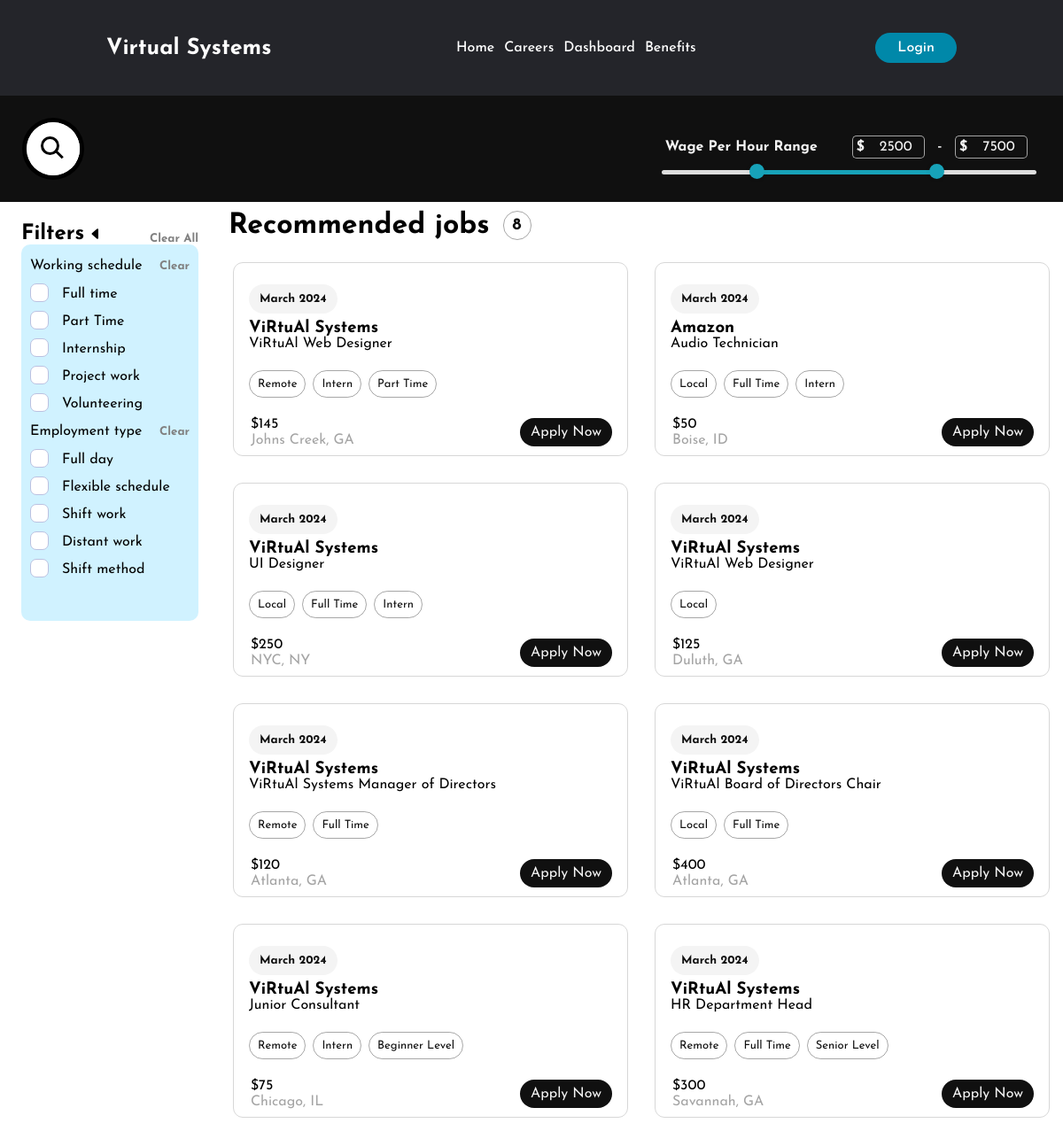
The app's page /careers/ with its own data.
### careers/models.py (models this page shows, shortened)
class Job(models.Model):
    id = models.AutoField(primary_key=True)
    jobTitle = models.CharField(max_length=50)
    tags = models.ManyToManyField(Tag)
    hourlyWage = models.IntegerField()
    city = models.CharField(max_length=20)
    state = models.CharField(max_length=2)
    description = models.TextField()
    jobCompany = models.CharField(max_length=50)

class Tag(models.Model):
    name = models.CharField(max_length=200, null=True)

### careers/views.py (the view)
# urls.py: path('careers/', include("careers.urls")),
def careers(request):
    jobs = Job.objects.all()
    my_pix = ["mesh1.png", "mesh2.png", "mesh3.png", "mesh4.png"]
    chosen_image = random.choice(my_pix)
    image_url = f"/static/{chosen_image}"
    print(image_url)
    context = {'image_url': image_url,
                "jobs": jobs,
               "count": jobs.count()}
    return render(request, "NEWCareers.html", context)

### careers/templates/NEWCareers.html (shortened to what this page needs)
<!DOCTYPE html>
<html>
  <head>
    {% load static %}
    <link href="{% static 'NEWCareers.css' %}" rel="stylesheet" type="text/css" />
  </head>
  <header>
    <a href="/">
      <h1 class="logo">Virtual Systems</h1>
  </a>
    <nav>
      <ul class="nav__links">
        <li><a href="/">Home</a></li>
        <li><a href="/careers/">Careers</a></li>
        <li><a href="/dashboard/">Dashboard</a></li>
        <li><a href="/benefits">Benefits</a></li>
      </ul>
    </nav>
    <a class="Login" href="/login/"><button id="nav_button">Login</button></a>
  </header>
  <div class="careersHeader">
    <div class="search">
      <div class="icon"></div>
    </div>
    <div class="salaryFilter">
      <div class="price-input">
        <h4 id="salaryTitle">Wage Per Hour Range</h4>
        <div class="field">
          <h4 class="salaryDoller">$</h4>
          <input type="number" class="input-min" value="2500">
        </div>
        <div class="separator">-</div>
        <div class="field">
          <h4 class="salaryDoller">$</h4>
          <input type="number" class="input-max" value="7500">
        </div>
      </div>
      <div class="slider">
        <div class="progress"></div>
      </div>
    </div>
  </div>
  <div class="content">
    <div class="filters">
      <div class="filtersHeader">
        <div class="filtersAndCaret">
          <h2 id="toggleSidebar">Filters</h2>
          <svg id="filtersCaret" xmlns="http://www.w3.org/2000/svg" width="16" height="16" fill="currentColor" class="bi bi-caret-left-fill" viewBox="0 0 16 16">
            <path d="m3.86 8.753 5.482 4.796c.646.566 1.658.106 1.658-.753V3.204a1 1 0 0 0-1.659-.753l-5.48 4.796a1 1 0 0 0 0 1.506z" />
          </svg>
        </div>
        <h5 id="" class="clear">Clear All</h5>
      </div>
      <div class="sidebar__container">
        <aside class="sidebar">
          <div class="allCheckboxes">
            <br>
            <div class="workingScheduleHeader filtersHeader">
              <p>Working schedule</p>
              <h5 id="uncheckWorkingSchedule" class="clear">Clear</h5>
            </div>
            <br>
            <label class="box working-schedule">
              <input type="checkbox" value="Full Time">
              Full time
            </label>
            <label class="box working-schedule">
              <input type="checkbox" value="Part Time">
              Part Time
            </label>
            <label class="box working-schedule">
              <input type="checkbox" value="Internship">
              Internship
            </label>
            <label class="box working-schedule">
              <input type="checkbox" value="Project work">
              Project work
            </label>
            <label class="box working-schedule">
              <input type="checkbox" value="Volunteering">
              Volunteering
            </label>
            <div class="employmentTypeHeader filtersHeader">
              <p>Employment type</p>
              <h5 id="uncheckEmploymentType" class="clear">Clear</h5>
            </div>
            <br>
            <label class="box employment-type">
              <input type="checkbox" value="Full day">
              Full day
            </label>
            <label class="box employment-type">
              <input type="checkbox" value="Flexible Schedule day">
              Flexible schedule
            </label>
            <label class="box employment-type">
              <input type="checkbox" value="Shift work">
              Shift work
            </label>
            <label class="box employment-type">
              <input type="checkbox" value="Distant work">
              Distant work
            </label>
            <label class="box employment-type">
              <input type="checkbox" value="Shift method">
              Shift method
            </label>
          </div>
        </aside>
      </div>
    </div>
    <div class="bannerAndJobs">
      <div class="careersBanner">
        <div class="leftCareersBanner">
          <h1>Recommended jobs</h1>
          <h3 id="numOfJobs">{{count}}</h3>
        </div>
      </div>
      <div class="allJobs">
        {% for job in jobs %}
        <div class="jobContainer">
          <div class="jobColorContainer first" id="jobColorContainer" style="background-image: url({{image_url}});">
            <div class="jobContainerHeader">
              <h5 id="date">March 2024</h5>
            </div>
            <h3>{{job.jobCompany}}</h3>
            <div id="jobTitle">{{job.jobTitle}}</div>
            <div class="allTags">
              {% for tag in job.tags.all %}
              <p class="tag">{{tag.name}}</p>
              {% endfor %}
            </div>
          </div>
          <div class="jobBottomContainer">
            <table>
              <tr>
                <td id="salary">${{job.hourlyWage}}</td>
              </tr>
              <tr>
                <td id="location">{{job.city}}, {{job.state}}</td>
              </tr>
            </table>
            <div class="applyNow" onclick="redirectToPage({{ job.id }})">Apply Now</div>
          </div>
        </div>
        {% endfor %}
      </div>
    </div>
  </div>
  </body>
</html>

### records on screen
Job: jobCompany "ViRtuAl Systems", jobTitle "ViRtuAl Web Designer", hourlyWage "145", city "Johns Creek", state "GA"
Tag: name "Remote"
Tag: name "Intern"
Tag: name "Part Time"
Job: jobCompany "Amazon", jobTitle "Audio Technician", hourlyWage "50", city "Boise", state "ID"
Tag: name "Local"
Tag: name "Full Time"
Job: jobCompany "ViRtuAl Systems", jobTitle "UI Designer", hourlyWage "250", city "NYC", state "NY"
Job: jobCompany "ViRtuAl Systems", jobTitle "ViRtuAl Web Designer", hourlyWage "125", city "Duluth", state "GA"
Job: jobCompany "ViRtuAl Systems", jobTitle "ViRtuAl Systems Manager of Directors", hourlyWage "120", city "Atlanta", state "GA"
Job: jobCompany "ViRtuAl Systems", jobTitle "ViRtuAl Board of Directors Chair", hourlyWage "400", city "Atlanta", state "GA"
Job: jobCompany "ViRtuAl Systems", jobTitle "Junior Consultant", hourlyWage "75", city "Chicago", state "IL"
Tag: name "Beginner Level"
Job: jobCompany "ViRtuAl Systems", jobTitle "HR Department Head", hourlyWage "300", city "Savannah", state "GA"
Tag: name "Senior Level"

### other values on screen
{{ count }} "8"
